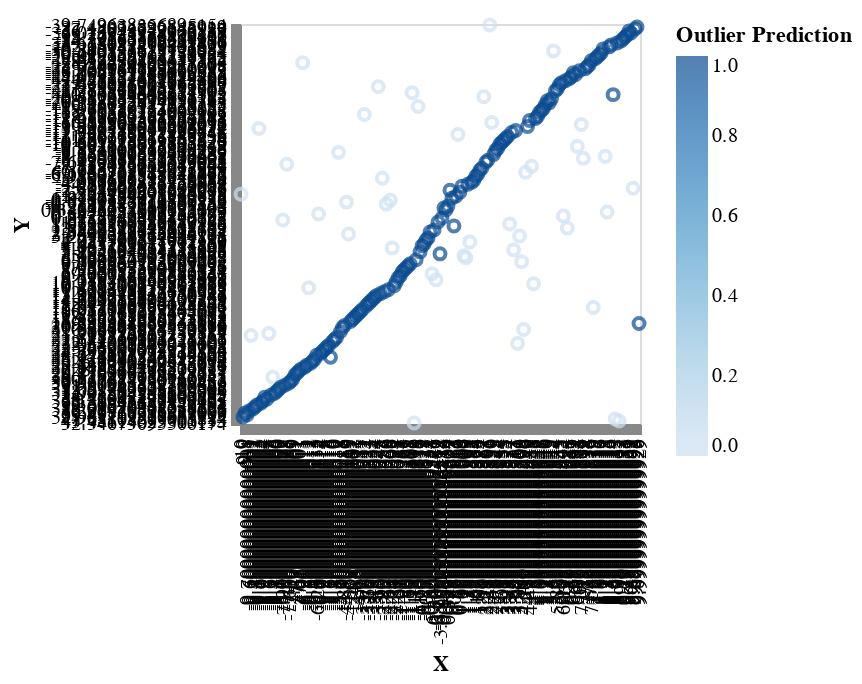

Here is the notebook cell this chart was saved with:
### Code cell
import Numeric.Log

countOutliersWithWeight :: [((a, [Bool]), Log Double)] -> [(Double, Double)]
countOutliersWithWeight = foldr 
    (\((_,lb),w) li -> 
        [ if b then (num1+ 1, num2) else (num1,num2+ 1) | ((b),(num1, num2)) <- zip lb li]) 
    (Prelude.repeat (0,0))

predData = baseData . 
  dataColumn "Outlier Prediction" 
      -- (Booleans $ (\((_,s),_) -> s) (maximumBy (compare `on` (snd)) smcRuns))
      (Booleans ((\(x, y) -> ( if x > y then False else True) )
        <$> (countOutliers (fst <$> smcRuns))))
  
predEncoding = baseEncoding . color [ MName "Outlier Prediction", VL.MmType VL.Quantitative]
showPlot predEncoding predData

### Figure 1 — Vega-Lite specification as saved in the notebook (floating-point values rounded to 4 significant figures; data arrays with more than 128 entries replaced by an {"elided": "..."} marker saying what was removed)
{"height": 200, "data": {"values": {"elided": "201 records"}}, "$schema": "https://vega.github.io/schema/vega-lite/v4.json", "encoding": {"color": {"type": "quantitative", "field": "Outlier Prediction"}, "y": {"field": "Y"}, "x": {"field": "X"}}, "mark": "point", "width": 200}
